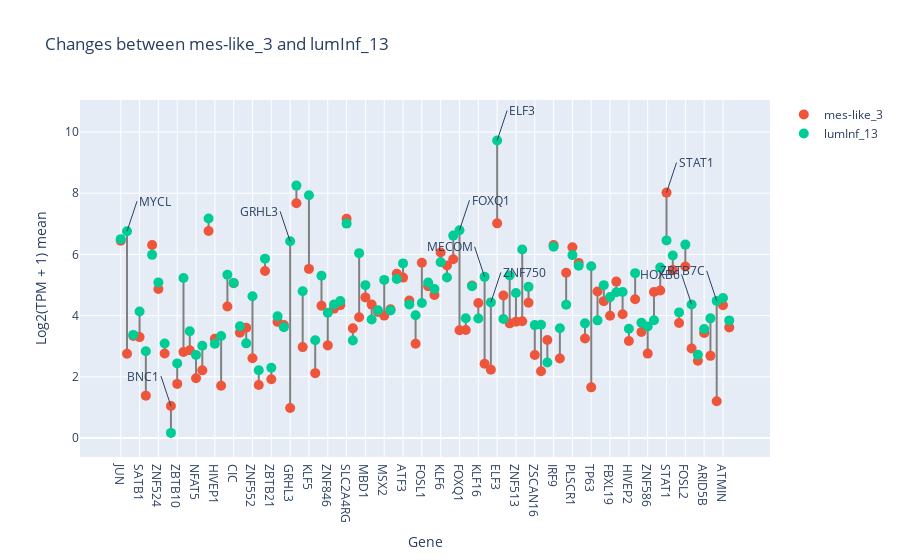

Notebook source saved alongside this figure:
### Code cell
morp_df['dendrogram_cut'] = morp_df['dendrogram_cut'].astype(float).astype(int)

cluster_1, label_1 = 3, 'mes-like'
cluster_2, label_2 = 13, 'lumInf'
cls_1, cls_2 = f'{label_1}_{cluster_1}', f'{label_2}_{cluster_2}'
markers = [  'GRHL3', 'MYCL', "BNC1", 'ELF3', 'ZBTB7C', 'STAT1', 'HOXB6',  'ZNF750','MECOM',  'FOXQ1']

fig1, df, ann1 = dumbell_plots(morp_df=morp_df, tum_df=tum_tpms_v4, sel_tfs=sel_tfs, cls_1=cls_1, cls_2=cls_2, markers=markers, log=True)
title1 = f'{cls_1} vs {cls_2}'
fig1.show()

### Figure 1 — Plotly figure (JSON) as saved in the notebook; plotly's stock layout.template omitted (floating-point values rounded to 4 significant figures; data arrays with more than 128 entries replaced by an {"elided": "..."} marker saying what was removed)
{"data": [{"marker": {"color": "grey"}, "mode": "lines", "showlegend": false, "type": "scatter", "x": {"elided": "294 str values"}, "y": {"elided": "294 float values"}}, {"marker": {"size": 10}, "mode": "markers", "name": "mes-like_3", "type": "scatter", "x": ["JUN", "MYCL", "DOT1L", "SATB1", "REL", "EGR1", "ZNF524", "ZNF609", "BNC1", "ZBTB10", "OVOL1", "ELK4", "NFAT5", "TRERF1", "TGIF1", "HIVEP1", "HES2", "POGK", "CIC", "TMF1", "TEAD1", "ZNF552", "ZXDB", "REPIN1", "ZBTB21", "TCF20", "ANKZF1", "GRHL3", "JUNB", "JRK", "KLF5", "LCOR", "MBD6", "ZNF846", "ZBTB4", "RUNX1", "SLC2A4RG", "MAFG", "AHR", "MBD1", "ETV7", "SKI", "MSX2", "DBP", "STAT2", "ATF3", "SRF", "ETV3", "FOSL1", "ERF", "MAFK", "KLF6", "SP100", "ETS2", "FOXQ1", "EBF4", "NFATC4", "KLF16", "MECOM", "ZNF750", "ELF3", "MSANTD3", "BHLHE41", "ZNF513", "IRF6", "SPEN", "ZSCAN16", "CASZ1", "KLF4", "IRF9", "ZNF224", "IRF7", "PLSCR1", "PHF1", "ZNF335", "TP63", "SP110", "ELF4", "FBXL19", "ETS1", "SP1", "HIVEP2", "MAFF", "ZNF276", "ZNF586", "NFIL3", "BCL6", "STAT1", "SAFB2", "FOXJ3", "FOSL2", "HOXB6", "NR4A2", "ARID5B", "ZNF211", "ZBTB7C", "ATMIN", "KMT2A"], "y": [6.451, 2.755, 3.332, 3.297, 1.384, 6.307, 4.869, 2.76, 1.044, 1.767, 2.813, 2.865, 1.952, 2.21, 6.768, 3.243, 1.709, 4.297, 5.062, 3.443, 3.604, 2.607, 1.729, 5.456, 1.922, 3.796, 3.69, 0.9819, 7.671, 2.97, 5.527, 2.119, 4.325, 3.027, 4.229, 4.344, 7.165, 3.584, 3.945, 4.596, 4.36, 4.121, 4.0, 4.206, 5.369, 5.242, 4.492, 3.081, 5.729, 4.963, 4.674, 6.061, 5.638, 5.84, 3.522, 3.532, 4.985, 4.411, 2.425, 2.228, 7.016, 4.66, 3.747, 3.803, 3.818, 4.422, 2.711, 2.183, 3.202, 6.309, 2.597, 5.4, 6.233, 5.723, 3.253, 1.655, 4.786, 4.473, 3.995, 5.112, 4.043, 3.171, 4.533, 3.462, 2.758, 4.774, 4.823, 8.021, 5.489, 3.757, 5.608, 2.922, 2.527, 3.433, 2.685, 1.198, 4.339, 3.615]}, {"marker": {"size": 10}, "mode": "markers", "name": "lumInf_13", "type": "scatter", "x": ["JUN", "MYCL", "DOT1L", "SATB1", "REL", "EGR1", "ZNF524", "ZNF609", "BNC1", "ZBTB10", "OVOL1", "ELK4", "NFAT5", "TRERF1", "TGIF1", "HIVEP1", "HES2", "POGK", "CIC", "TMF1", "TEAD1", "ZNF552", "ZXDB", "REPIN1", "ZBTB21", "TCF20", "ANKZF1", "GRHL3", "JUNB", "JRK", "KLF5", "LCOR", "MBD6", "ZNF846", "ZBTB4", "RUNX1", "SLC2A4RG", "MAFG", "AHR", "MBD1", "ETV7", "SKI", "MSX2", "DBP", "STAT2", "ATF3", "SRF", "ETV3", "FOSL1", "ERF", "MAFK", "KLF6", "SP100", "ETS2", "FOXQ1", "EBF4", "NFATC4", "KLF16", "MECOM", "ZNF750", "ELF3", "MSANTD3", "BHLHE41", "ZNF513", "IRF6", "SPEN", "ZSCAN16", "CASZ1", "KLF4", "IRF9", "ZNF224", "IRF7", "PLSCR1", "PHF1", "ZNF335", "TP63", "SP110", "ELF4", "FBXL19", "ETS1", "SP1", "HIVEP2", "MAFF", "ZNF276", "ZNF586", "NFIL3", "BCL6", "STAT1", "SAFB2", "FOXJ3", "FOSL2", "HOXB6", "NR4A2", "ARID5B", "ZNF211", "ZBTB7C", "ATMIN", "KMT2A"], "y": [6.499, 6.758, 3.369, 4.136, 2.836, 5.986, 5.086, 3.088, 0.1657, 2.438, 5.232, 3.489, 2.716, 3.016, 7.173, 3.08, 3.335, 5.335, 5.067, 3.651, 3.093, 4.632, 2.214, 5.862, 2.297, 3.978, 3.619, 6.429, 8.25, 4.799, 7.935, 3.195, 5.306, 4.097, 4.361, 4.478, 7.008, 3.186, 6.042, 4.996, 3.876, 4.178, 5.168, 4.171, 5.2, 5.707, 4.362, 4.012, 4.41, 5.081, 4.871, 5.743, 5.248, 6.615, 6.793, 3.915, 4.957, 3.903, 5.267, 4.432, 9.725, 3.887, 5.311, 4.742, 6.164, 4.94, 3.689, 3.701, 2.465, 6.253, 3.586, 4.359, 5.978, 5.63, 3.747, 5.611, 3.845, 4.996, 4.605, 4.761, 4.774, 3.572, 5.389, 3.764, 3.642, 3.85, 5.57, 6.459, 5.968, 4.105, 6.322, 4.364, 2.719, 3.562, 3.911, 4.482, 4.576, 3.844]}], "layout": {"annotations": [{"ax": -10, "showarrow": true, "text": "GRHL3", "x": "GRHL3", "xanchor": "right", "y": 6.429}, {"ax": 10, "showarrow": true, "text": "MYCL", "x": "MYCL", "xanchor": "left", "y": 6.758}, {"ax": -10, "showarrow": true, "text": "BNC1", "x": "BNC1", "xanchor": "right", "y": 1.044}, {"ax": 10, "showarrow": true, "text": "ELF3", "x": "ELF3", "xanchor": "left", "y": 9.725}, {"ax": -10, "showarrow": true, "text": "ZBTB7C", "x": "ZBTB7C", "xanchor": "right", "y": 4.482}, {"ax": 10, "showarrow": true, "text": "STAT1", "x": "STAT1", "xanchor": "left", "y": 8.021}, {"ax": -10, "showarrow": true, "text": "HOXB6", "x": "HOXB6", "xanchor": "right", "y": 4.364}, {"ax": 10, "showarrow": true, "text": "ZNF750", "x": "ZNF750", "xanchor": "left", "y": 4.432}, {"ax": -10, "showarrow": true, "text": "MECOM", "x": "MECOM", "xanchor": "right", "y": 5.267}, {"ax": 10, "showarrow": true, "text": "FOXQ1", "x": "FOXQ1", "xanchor": "left", "y": 6.793}], "legend": {"itemclick": false}, "title": {"text": "Changes between mes-like_3 and lumInf_13"}, "xaxis": {"title": {"text": "Gene"}}, "yaxis": {"title": {"text": "Log2(TPM + 1) mean "}}}}
